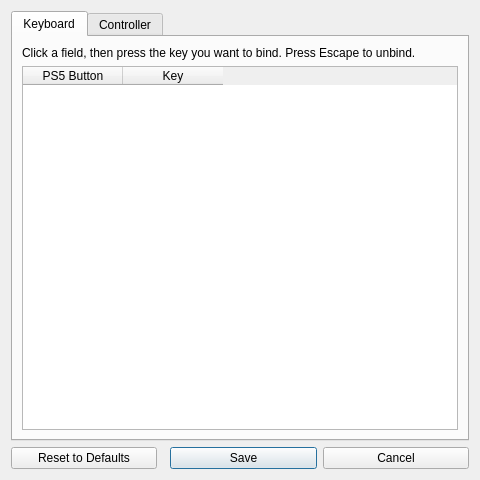
<?xml version="1.0" encoding="UTF-8"?>
<ui version="4.0">
 <class>InputMappingDialog</class>
 <widget class="QDialog" name="InputMappingDialog">
  <property name="geometry">
   <rect>
    <x>0</x>
    <y>0</y>
    <width>480</width>
    <height>480</height>
   </rect>
  </property>
  <property name="windowTitle">
   <string>Input Mapping</string>
  </property>
  <layout class="QVBoxLayout" name="verticalLayout_main">
   <item>
    <widget class="QTabWidget" name="tabWidget">
     <widget class="QWidget" name="tab_keyboard">
      <attribute name="title">
       <string>Keyboard</string>
      </attribute>
      <layout class="QVBoxLayout" name="verticalLayout_keyboard">
       <item>
        <widget class="QLabel" name="label_keyboard_hint">
         <property name="text">
          <string>Click a field, then press the key you want to bind. Press Escape to unbind.</string>
         </property>
         <property name="wordWrap">
          <bool>true</bool>
         </property>
        </widget>
       </item>
       <item>
        <widget class="QTableWidget" name="table_keyboard">
         <property name="editTriggers">
          <set>QAbstractItemView::NoEditTriggers</set>
         </property>
         <property name="selectionMode">
          <enum>QAbstractItemView::NoSelection</enum>
         </property>
         <column>
          <property name="text">
           <string>PS5 Button</string>
          </property>
         </column>
         <column>
          <property name="text">
           <string>Key</string>
          </property>
         </column>
        </widget>
       </item>
      </layout>
     </widget>
     <widget class="QWidget" name="tab_controller">
      <attribute name="title">
       <string>Controller</string>
      </attribute>
      <layout class="QVBoxLayout" name="verticalLayout_controller">
       <item>
        <widget class="QLabel" name="label_controller_hint">
         <property name="text">
          <string>Select which physical controller button triggers each PS5 button.</string>
         </property>
         <property name="wordWrap">
          <bool>true</bool>
         </property>
        </widget>
       </item>
       <item>
        <widget class="QTableWidget" name="table_controller">
         <property name="editTriggers">
          <set>QAbstractItemView::NoEditTriggers</set>
         </property>
         <property name="selectionMode">
          <enum>QAbstractItemView::NoSelection</enum>
         </property>
         <column>
          <property name="text">
           <string>PS5 Button</string>
          </property>
         </column>
         <column>
          <property name="text">
           <string>Controller Button</string>
          </property>
         </column>
        </widget>
       </item>
      </layout>
     </widget>
    </widget>
   </item>
   <item>
    <layout class="QHBoxLayout" name="horizontalLayout_buttons">
     <item>
      <widget class="QPushButton" name="reset_defaults_button">
       <property name="text">
        <string>Reset to Defaults</string>
       </property>
      </widget>
     </item>
     <item>
      <spacer name="horizontalSpacer">
       <property name="orientation">
        <enum>Qt::Horizontal</enum>
       </property>
      </spacer>
     </item>
     <item>
      <widget class="QPushButton" name="ok_button">
       <property name="text">
        <string>Save</string>
       </property>
       <property name="default">
        <bool>true</bool>
       </property>
      </widget>
     </item>
     <item>
      <widget class="QPushButton" name="cancel_button">
       <property name="text">
        <string>Cancel</string>
       </property>
      </widget>
     </item>
    </layout>
   </item>
  </layout>
 </widget>
 <resources/>
 <connections>
  <connection>
   <sender>cancel_button</sender>
   <signal>clicked()</signal>
   <receiver>InputMappingDialog</receiver>
   <slot>reject()</slot>
  </connection>
 </connections>
</ui>
